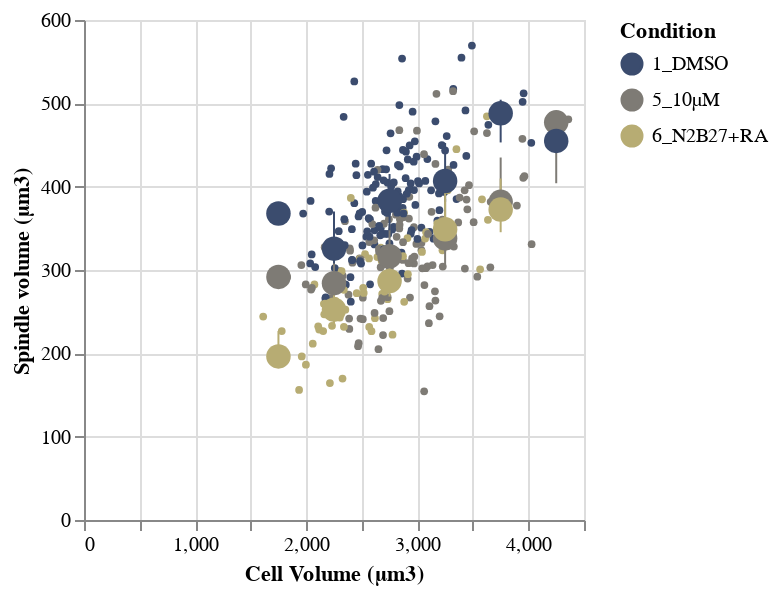

The notebook cell this image was saved under:
### Code cell
SCATTERBIN_SV_CV = Scatter_bin(
    dataframe = df, 
    x = "Cell_Volume_um3", 
    x_title = "Cell Volume (µm3)",
    y = "Spindle_Volume_um3",
    y_title = "Spindle volume (µm3)",
    color = "Condition",
    binextent = [0, 4500],
    binstep = 500
   # Circlesize = 5,
   # CircleOpacity = 1
)
SCATTERBIN_SV_CV

### Figure 1 — Vega-Lite specification as saved in the notebook (floating-point values rounded to 4 significant figures; data arrays with more than 128 entries replaced by an {"elided": "..."} marker saying what was removed)
{"config": {"view": {"continuousWidth": 400, "continuousHeight": 300}}, "layer": [{"mark": {"type": "circle", "opacity": 1, "size": 15}, "encoding": {"color": {"type": "nominal", "field": "Condition", "scale": {"scheme": "cividis"}}, "x": {"type": "quantitative", "field": "Cell_Volume_um3", "title": "Cell Volume (µm3)"}, "y": {"type": "quantitative", "field": "Spindle_Volume_um3", "title": "Spindle volume (µm3)"}}, "height": 250, "width": 250}, {"mark": {"type": "errorbar", "extent": "iqr"}, "encoding": {"color": {"type": "nominal", "field": "Condition", "scale": {"scheme": "cividis"}}, "x": {"type": "quantitative", "bin": {"extent": [0, 4500], "step": 500}, "field": "Cell_Volume_um3", "title": "Cell Volume (µm3)"}, "y": {"type": "quantitative", "aggregate": "median", "bin": false, "field": "Spindle_Volume_um3", "title": "Spindle volume (µm3)"}}}, {"mark": {"type": "circle", "opacity": 1, "size": 150}, "encoding": {"color": {"type": "nominal", "field": "Condition", "scale": {"scheme": "cividis"}}, "x": {"type": "quantitative", "bin": {"extent": [0, 4500], "step": 500}, "field": "Cell_Volume_um3", "title": "Cell Volume (µm3)"}, "y": {"type": "quantitative", "aggregate": "median", "bin": false, "field": "Spindle_Volume_um3", "title": "Spindle volume (µm3)"}}, "height": 250, "width": 250}], "data": {"name": "data-9d502fb1606da01db096feec0e916a1a"}, "$schema": "https://vega.github.io/schema/vega-lite/v4.8.1.json", "datasets": {"data-9d502fb1606da01db096feec0e916a1a": {"elided": "323 records"}}}
